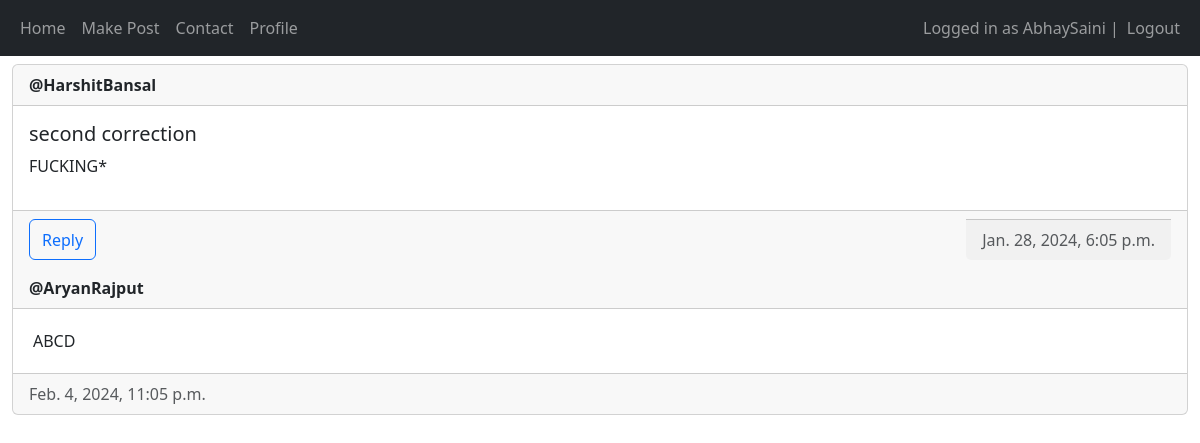
/view-post/11 (signed in), run on an earlier commit of the app's database.
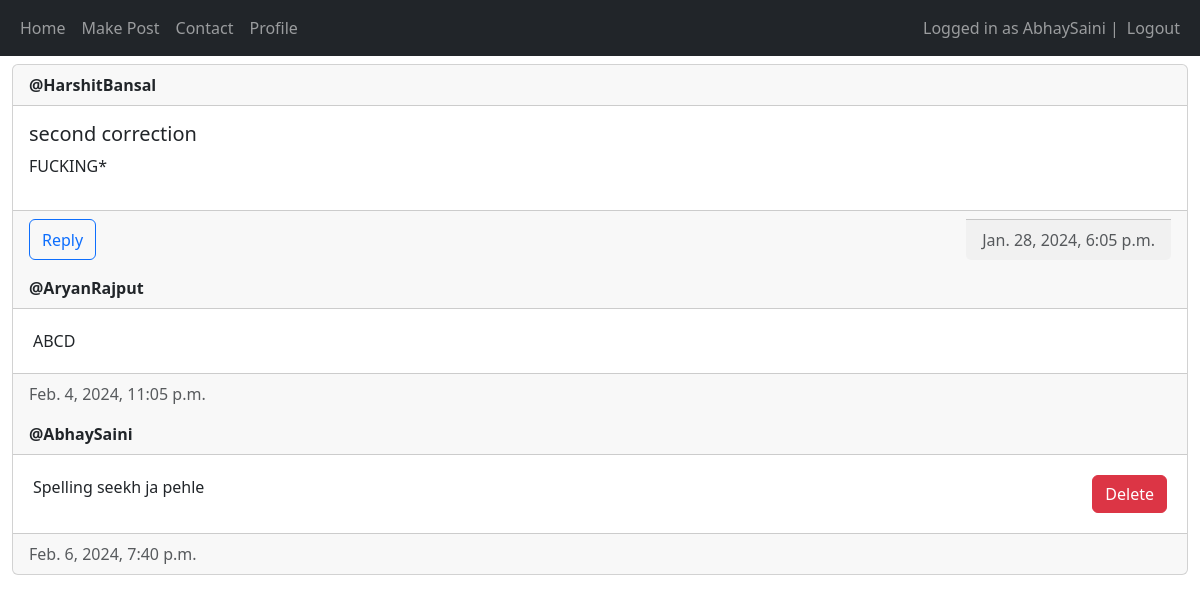
And on a later commit of the database.
### main/models.py (models this page shows, shortened)
class Reply(models.Model) :
    replyTo = models.ForeignKey(Post, related_name="replies", on_delete = models.CASCADE)
    commentAuthor = models.ForeignKey(User, on_delete = models.CASCADE)
    content = models.TextField()
    created_at = models.DateTimeField(auto_now_add=True)
    updated_at = models.DateTimeField(auto_now= True)

### main/views.py (the view)
# urls.py: path('view-post/<int:post_id>', views.view_post, name="view-post"),
@login_required(login_url = "/login")
def view_post(request, post_id) :
    post = Post.objects.get(id = post_id)
    replies = post.replies.all()
    if request.method == "POST" :
        form = ReplyForm(request.POST)
        if form.is_valid() :
            comment = form.save(commit=False)
            comment.commentAuthor = request.user
            comment.replyTo = post
            comment.save()
    else :
        form = ReplyForm()
    return render(request, "main/view_post.html", {"post" : post, "form" : form, "replies" : replies})

### main/templates/main/view_post.html (shortened to what this page needs)
{% extends "main/base.html" %}
{% load crispy_forms_tags %}
{% block content %}
<div class="card mt-2">
    <div class="card-header"><strong>@{{ post.author.username }}</strong></div>
    <div class="card-body d-flex flex-row justify-content-between">
        <div>
            <h5 class="card-title">{{ post.title }}</h5>
            <p>{{post.description}}</p>
        </div>
    </div>
    <div class="card-footer text-muted d-flex flex-row justify-content-between">
        <button type="button" onclick="openform()" class="btn btn-outline-primary">Reply</button>
        <div class="card-footer d-flex flex-row justify-content-between text-muted">
            <div>
                {{post.created_at}}
            </div>
        </div>
    </div>
    {% for reply in replies %}
        <div class="card-header"><strong>@{{ reply.commentAuthor }}</strong></div>
        <div class="card-body d-flex flex-row justify-content-between m-lg-1">
            <div>
                <p class="card-text">{{reply.content}}</p>
            </div>
            <div>
                {% if user == reply.commentAuthor or perms.main.delete_post %}
                    <form method="post">
                        <button type="submit" name="reply-id" class="btn btn-danger" value="{{reply.id}}">Delete</button>
                    </form>
                {% endif %}
            </div>
        </div>
        <div class="card-footer text-muted">{{ reply.created_at }}</div>
    {% endfor %}
</div>
{% endblock content %}

What changed in the data, as far as the page shows it:
added Reply: commentAuthor "AbhaySaini", content "Spelling seekh ja pehle", {{ reply.id }} 8 (drawn), created_at "Feb. 6, 2024, 7:40 p.m."
